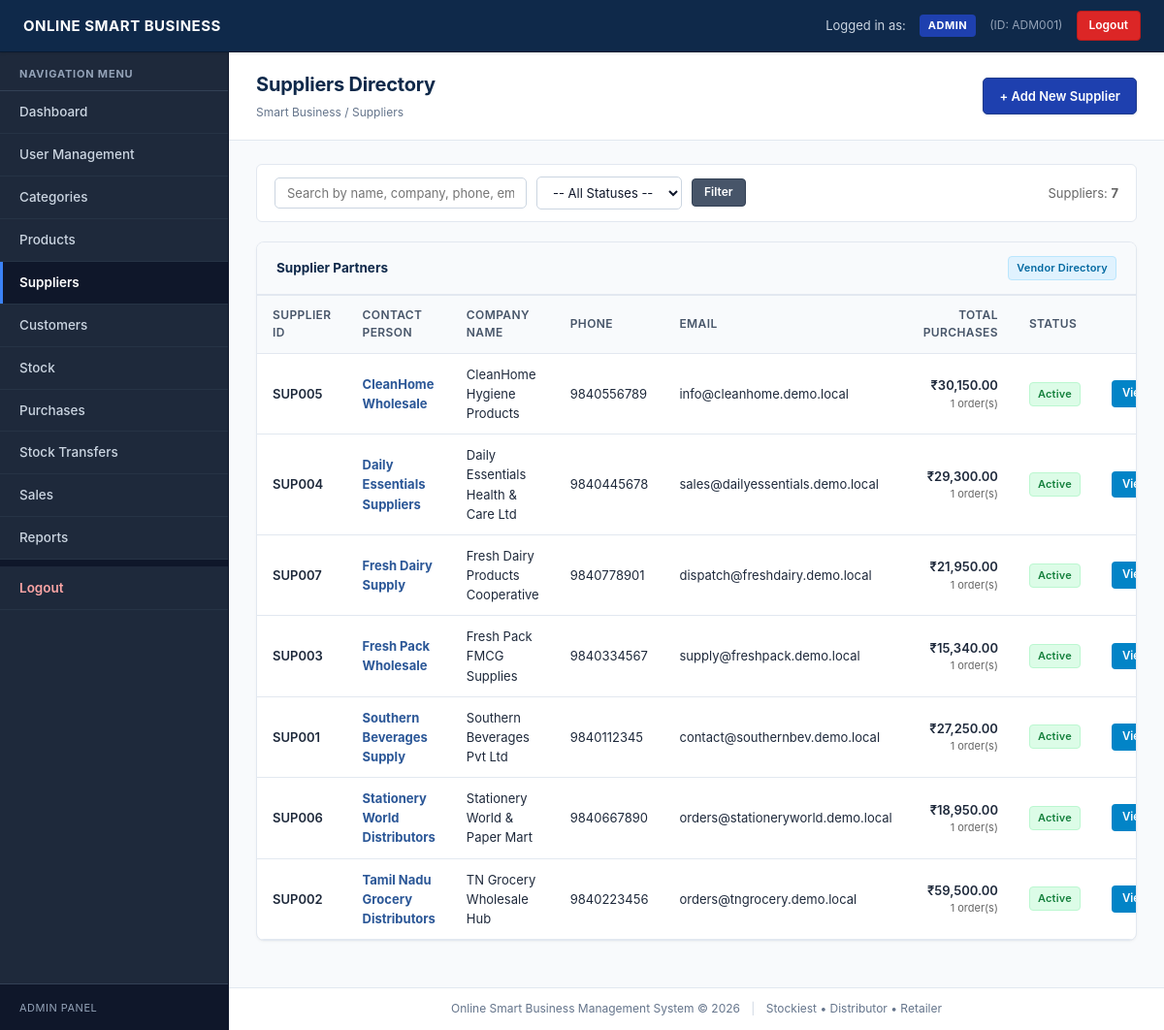
/suppliers/index.php (signed in), run on the app's committed database.
### tables this page shows
CREATE TABLE IF NOT EXISTS `suppliers` (
    `id` INT(11) NOT NULL AUTO_INCREMENT,
    `supplier_id` VARCHAR(50) NOT NULL UNIQUE,
    `supplier_name` VARCHAR(100) NOT NULL,
    `company_name` VARCHAR(150) DEFAULT NULL,
    `phone` VARCHAR(20) NOT NULL,
    `email` VARCHAR(100) DEFAULT NULL,
    `address` TEXT DEFAULT NULL,
    `status` ENUM('Active', 'Inactive') DEFAULT 'Active',
    `created_at` TIMESTAMP NOT NULL DEFAULT CURRENT_TIMESTAMP,
    PRIMARY KEY (`id`)
);

### includes/auth.php (called while the page is built, shortened)
<?php
function e($str) {
    return htmlspecialchars((string)($str ?? ''), ENT_QUOTES, 'UTF-8');
}
?>

### suppliers/index.php (the view, shortened to what this page needs)
<?php
require_once '../config/database.php';
require_once '../includes/auth.php';
$search = trim($_GET['search'] ?? '');
$where_clauses = [];
$where_sql = !empty($where_clauses) ? 'WHERE ' . implode(' AND ', $where_clauses) : '';
$query = "SELECT s.*, COUNT(p.id) as total_purchases, COALESCE(SUM(p.total_amount), 0) as total_purchased_value
          FROM suppliers s
          LEFT JOIN purchases p ON s.id = p.supplier_id
          {$where_sql}
          GROUP BY s.id
          ORDER BY s.supplier_name ASC";
$stmt = mysqli_prepare($conn, $query);
mysqli_stmt_execute($stmt);
$result = mysqli_stmt_get_result($stmt);
include '../includes/header.php';
?>
<div class="page-header">
    <div>
        <h1>Suppliers Directory</h1>
        <div class="page-breadcrumb">Smart Business / Suppliers</div>
    </div>
    <div>
        <a href="create.php" class="btn btn-primary">+ Add New Supplier</a>
    </div>
</div>
<div class="page-content">
    <div class="filter-bar">
        <form method="GET" action="index.php" class="filter-form">
            <input type="text" name="search" placeholder="Search by name, company, phone, email..." value="<?php echo e($search); ?>" style="min-width: 260px;">
            <select name="status">
                <option value="">-- All Statuses --</option>
            </select>
            <button type="submit" class="btn btn-secondary btn-sm">Filter</button>
        </form>
        <div style="font-size: 13px; color: #666;">
            Suppliers: <strong><?php echo mysqli_num_rows($result); ?></strong>
        </div>
    </div>
    <div class="card">
        <div class="card-header">
            <span>Supplier Partners</span>
            <span class="badge badge-info">Vendor Directory</span>
        </div>
        <div class="card-body" style="padding: 0;">
            <?php if (mysqli_num_rows($result) === 0): ?>
                <div style="padding: 30px; text-align: center; color: #777;">
                    <p style="font-size: 15px; margin-bottom: 8px;">No suppliers found in system.</p>
                    <a href="create.php" class="btn btn-primary btn-sm">Add First Supplier</a>
                </div>
            <?php else: ?>
                <table class="data-table" style="margin-top: 0; border: none;">
                    <thead>
                        <tr>
                            <th style="width: 90px;">Supplier ID</th>
                            <th>Contact Person</th>
                            <th>Company Name</th>
                            <th>Phone</th>
                            <th>Email</th>
                            <th style="text-align: right; width: 130px;">Total Purchases</th>
                            <th style="width: 80px;">Status</th>
                            <th style="width: 170px; text-align: center;">Actions</th>
                        </tr>
                    </thead>
                    <tbody>
                        <?php while ($row = mysqli_fetch_assoc($result)): ?>
                            <tr>
                                <td><strong><?php echo e($row['supplier_id']); ?></strong></td>
                                <td>
                                    <a href="view.php?id=<?php echo e($row['id']); ?>" style="color: #2b5797; font-weight: bold; text-decoration: none;">
                                        <?php echo e($row['supplier_name']); ?>
                                    </a>
                                </td>
                                <td><?php echo e($row['company_name'] ?? '—'); ?></td>
                                <td><?php echo e($row['phone']); ?></td>
                                <td><?php echo e($row['email'] ?? '—'); ?></td>
                                <td style="text-align: right;">
                                    <strong>₹<?php echo number_format($row['total_purchased_value'], 2); ?></strong>
                                    <div style="font-size: 11px; color: #666;"><?php echo (int)$row['total_purchases']; ?> order(s)</div>
                                </td>
                                <td>
                                    <?php if ($row['status'] === 'Active'): ?>
                                        <span class="badge badge-success">Active</span>
                                    <?php else: ?>
                                        <span class="badge badge-danger">Inactive</span>
                                    <?php endif; ?>
                                </td>
                                <td style="text-align: center;">
                                    <div class="action-links">
                                        <a href="view.php?id=<?php echo e($row['id']); ?>" class="btn-info">View</a>
                                    </div>
                                </td>
                            </tr>
                        <?php endwhile; ?>
                    </tbody>
                </table>
            <?php endif; ?>
        </div>
    </div>
</div>
<?php
include '../includes/footer.php';
?>

### assets/css/style.css (style rules this page uses)
html, body { height: 100%; }
*, *::before, *::after { margin: 0; padding: 0; box-sizing: border-box; }
body { font-family: -apple-system, BlinkMacSystemFont, "Segoe UI", Roboto, "Helvetica Neue", Arial, sans-serif; font-size: 13.5px; line-height: 1.55; color: #1e293b; background-color: #f8fafc; -webkit-font-smoothing: antialiased; -moz-osx-font-smoothing: grayscale; }
.btn { display: inline-block; padding: 9px 16px; font-size: 13px; font-family: inherit; font-weight: 600; text-align: center; text-decoration: none; border: 1px solid transparent; border-radius: 5px; cursor: pointer; transition: all 0.15s ease; line-height: 1.4; }
.btn-primary { background-color: #1e40af; color: #ffffff; border-color: #1e3a8a; box-shadow: 0 1px 2px rgba(30, 64, 175, 0.15); }
.btn-secondary { background-color: #475569; color: #ffffff; border-color: #334155; }
.btn-info { background-color: #0284c7; color: #ffffff; border-color: #0369a1; }
.btn-sm { padding: 5px 12px; font-size: 12px; border-radius: 4px; }
.page-header { background-color: #ffffff; padding: 18px 28px; border-bottom: 1px solid #e2e8f0; display: flex; justify-content: space-between; align-items: center; width: 100%; box-sizing: border-box; flex-shrink: 0; }
.page-header h1 { font-size: 20px; font-weight: 700; color: #0f294a; margin: 0; letter-spacing: -0.2px; }
.page-breadcrumb { font-size: 12px; color: #64748b; margin-top: 4px; }
.page-content { padding: 24px 28px; flex: 1 0 auto; width: 100%; box-sizing: border-box; }
.card { background: #ffffff; border: 1px solid #e2e8f0; border-radius: 8px; margin-bottom: 24px; box-shadow: 0 1px 3px 0 rgba(0, 0, 0, 0.04), 0 1px 2px -1px rgba(0, 0, 0, 0.04); display: flex; flex-direction: column; overflow: hidden; width: 100%; box-sizing: border-box; }
.card-header { background-color: #f8fafc; border-bottom: 1px solid #e2e8f0; padding: 14px 20px; font-weight: 700; font-size: 13.5px; color: #0f294a; display: flex; justify-content: space-between; align-items: center; }
.card-body { padding: 20px; flex: 1; }
.data-table { width: 100%; border-collapse: collapse; font-size: 13px; color: #1e293b; margin: 0; }
.data-table th, .data-table td { padding: 11px 16px; border-bottom: 1px solid #e2e8f0; text-align: left; vertical-align: middle; }
.data-table th { background-color: #f8fafc; font-weight: 600; font-size: 12px; color: #475569; text-transform: uppercase; letter-spacing: 0.4px; border-top: 1px solid #e2e8f0; }
.data-table td strong { font-weight: 600; }
.filter-bar { background: #ffffff; border: 1px solid #e2e8f0; border-radius: 6px; padding: 12px 18px; margin-bottom: 20px; display: flex; flex-wrap: wrap; align-items: center; justify-content: space-between; gap: 12px; }
.filter-form { display: flex; flex-wrap: wrap; align-items: center; gap: 10px; }
.filter-form select, .filter-form input[type="text"], .filter-form input[type="date"] { padding: 7px 12px; font-size: 13px; font-family: inherit; border: 1px solid #cbd5e1; border-radius: 5px; background: #ffffff; color: #0f172a; transition: border-color 0.15s ease; }
.action-links { display: inline-flex; gap: 6px; align-items: center; }
.action-links a, .action-links button { padding: 4px 10px; font-size: 11.5px; font-weight: 600; text-decoration: none; border-radius: 4px; cursor: pointer; border: 1px solid transparent; transition: all 0.15s ease; }
.badge { display: inline-block; padding: 3px 8px; font-size: 11px; font-weight: 600; border-radius: 4px; letter-spacing: 0.2px; }
.badge-success { background-color: #dcfce7; color: #15803d; border: 1px solid #bbf7d0; }
.badge-info { background-color: #e0f2fe; color: #0369a1; border: 1px solid #bae6fd; }

### data on the page
suppliers: supplier "SUP005", supplier_name "CleanHome Wholesale", company_name "CleanHome Hygiene Products", phone "9840556789", email "info@cleanhome.demo.local", total_purchased_value "30,150.00", total_purchases "1", status "Active"
suppliers: supplier "SUP004", supplier_name "Daily Essentials Suppliers", company_name "Daily Essentials Health & Care Ltd", phone "9840445678", email "sales@dailyessentials.demo.local", total_purchased_value "29,300.00", total_purchases "1", status "Active"
suppliers: supplier "SUP007", supplier_name "Fresh Dairy Supply", company_name "Fresh Dairy Products Cooperative", phone "9840778901", email "dispatch@freshdairy.demo.local", total_purchased_value "21,950.00", total_purchases "1", status "Active"
suppliers: supplier "SUP003", supplier_name "Fresh Pack Wholesale", company_name "Fresh Pack FMCG Supplies", phone "9840334567", email "supply@freshpack.demo.local", total_purchased_value "15,340.00", total_purchases "1", status "Active"
suppliers: supplier "SUP001", supplier_name "Southern Beverages Supply", company_name "Southern Beverages Pvt Ltd", phone "9840112345", email "contact@southernbev.demo.local", total_purchased_value "27,250.00", total_purchases "1", status "Active"
suppliers: supplier "SUP006", supplier_name "Stationery World Distributors", company_name "Stationery World & Paper Mart", phone "9840667890", email "orders@stationeryworld.demo.local", total_purchased_value "18,950.00", total_purchases "1", status "Active"
suppliers: supplier "SUP002", supplier_name "Tamil Nadu Grocery Distributors", company_name "TN Grocery Wholesale Hub", phone "9840223456", email "orders@tngrocery.demo.local", total_purchased_value "59,500.00", total_purchases "1", status "Active"

### other printed values
$current_user['role_name'] "ADMIN"
$current_user['user_id'] "ADM001"
mysqli_num_rows($result) "7"
